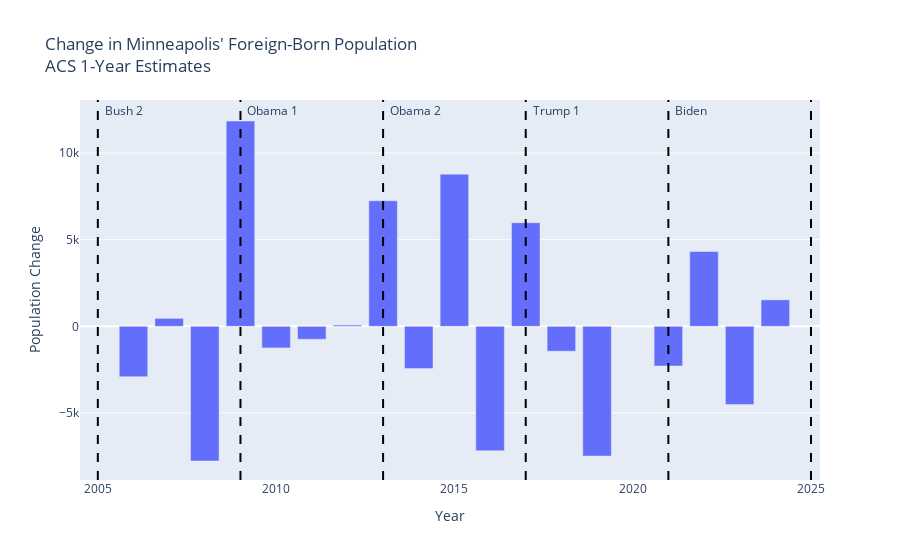

The notebook cell this image was saved under:
### Code cell
plot_acs_change(
    df,
    "Foreign-born",
    "Change in Minneapolis' Foreign-Born Population<br>ACS 1-Year Estimates",
)

### Figure 1 — Plotly figure (JSON) as saved in the notebook; plotly's stock layout.template omitted (floating-point values rounded to 4 significant figures)
{"data": [{"hovertemplate": "Year=%{x}<br>Population Change=%{y}<extra></extra>", "legendgroup": "", "marker": {"color": "#636efa", "pattern": {"shape": ""}}, "name": "", "orientation": "v", "showlegend": false, "textposition": "auto", "type": "bar", "x": [2005, 2006, 2007, 2008, 2009, 2010, 2011, 2012, 2013, 2014, 2015, 2016, 2017, 2018, 2019, 2021, 2022, 2023, 2024], "xaxis": "x", "y": [NaN, -2907.0, 461.0, -7773.0, 11850.0, -1247.0, -746.0, 74.0, 7247.0, -2437.0, 8785.0, -7184.0, 5982.0, -1436.0, -7490.0, -2291.0, 4318.0, -4519.0, 1528.0], "yaxis": "y"}], "layout": {"annotations": [{"showarrow": false, "text": "Bush 2", "x": 2005, "xanchor": "left", "xshift": 5, "y": 11852, "yanchor": "bottom"}, {"showarrow": false, "text": "Obama 1", "x": 2009, "xanchor": "left", "xshift": 5, "y": 11852, "yanchor": "bottom"}, {"showarrow": false, "text": "Obama 2", "x": 2013, "xanchor": "left", "xshift": 5, "y": 11852, "yanchor": "bottom"}, {"showarrow": false, "text": "Trump 1", "x": 2017, "xanchor": "left", "xshift": 5, "y": 11852, "yanchor": "bottom"}, {"showarrow": false, "text": "Biden", "x": 2021, "xanchor": "left", "xshift": 5, "y": 11852, "yanchor": "bottom"}, {"showarrow": false, "text": "", "x": 2025, "xanchor": "left", "xshift": 5, "y": 11852, "yanchor": "bottom"}], "barmode": "relative", "legend": {"tracegroupgap": 0}, "shapes": [{"line": {"color": "black", "dash": "dash"}, "type": "line", "x0": 2005, "x1": 2005, "xref": "x", "y0": 0, "y1": 1, "yref": "y domain"}, {"line": {"color": "black", "dash": "dash"}, "type": "line", "x0": 2009, "x1": 2009, "xref": "x", "y0": 0, "y1": 1, "yref": "y domain"}, {"line": {"color": "black", "dash": "dash"}, "type": "line", "x0": 2013, "x1": 2013, "xref": "x", "y0": 0, "y1": 1, "yref": "y domain"}, {"line": {"color": "black", "dash": "dash"}, "type": "line", "x0": 2017, "x1": 2017, "xref": "x", "y0": 0, "y1": 1, "yref": "y domain"}, {"line": {"color": "black", "dash": "dash"}, "type": "line", "x0": 2021, "x1": 2021, "xref": "x", "y0": 0, "y1": 1, "yref": "y domain"}, {"line": {"color": "black", "dash": "dash"}, "type": "line", "x0": 2025, "x1": 2025, "xref": "x", "y0": 0, "y1": 1, "yref": "y domain"}], "title": {"text": "Change in Minneapolis' Foreign-Born Population<br>ACS 1-Year Estimates"}, "xaxis": {"anchor": "y", "domain": [0, 1], "title": {"text": "Year"}}, "yaxis": {"anchor": "x", "domain": [0, 1], "title": {"text": "Population Change"}}}}
